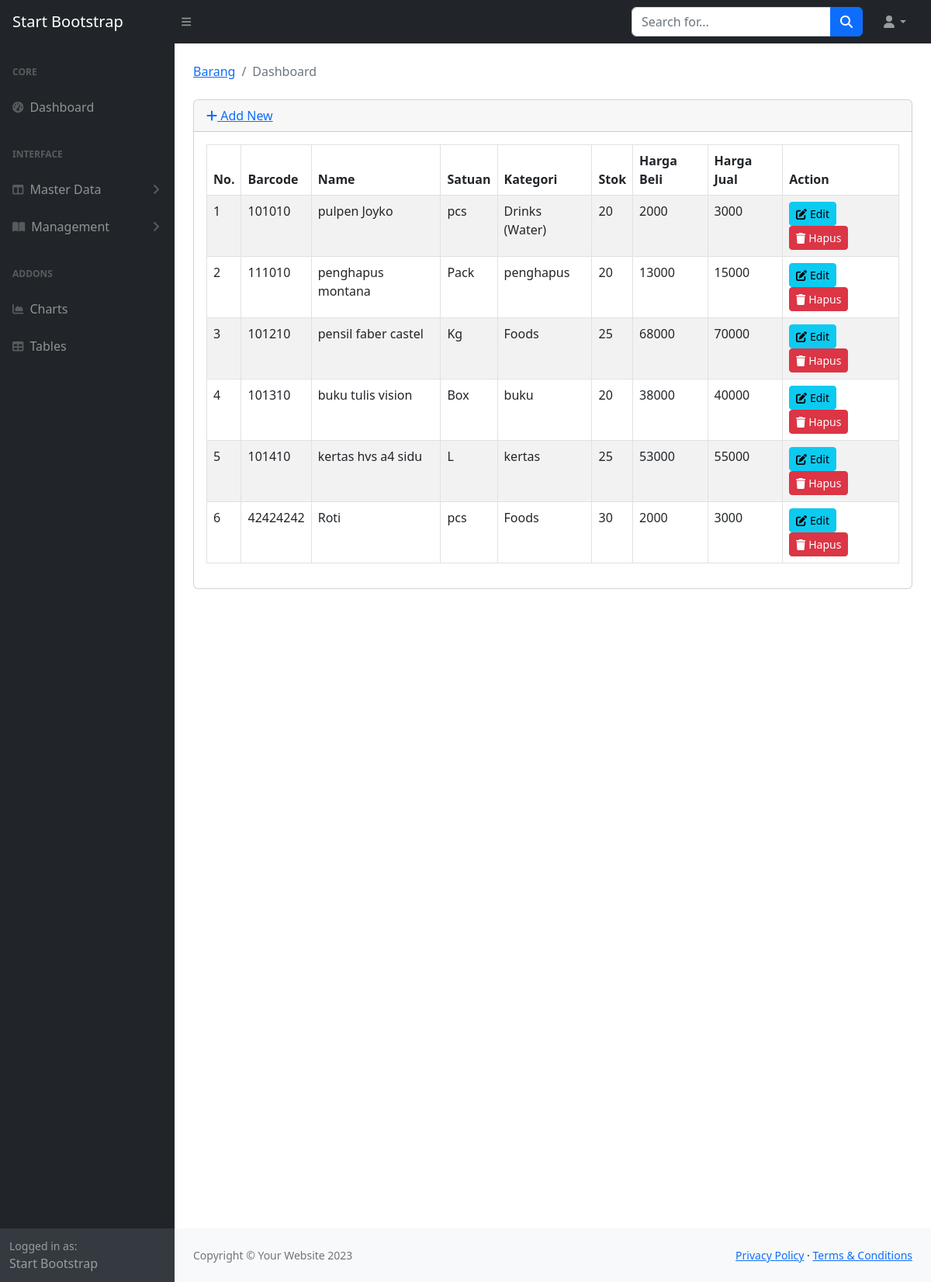
/index.php/barang, run on the app's committed database.
### tables this page shows
CREATE TABLE `barang` (
  `id` int NOT NULL,
  `barkode` int DEFAULT NULL,
  `name` char(100) DEFAULT NULL,
  `harga_jual` bigint DEFAULT NULL,
  `harga_beli` bigint DEFAULT NULL,
  `stok` int DEFAULT NULL,
  `kategori_id` int DEFAULT NULL,
  `satuan_id` int DEFAULT NULL,
  `supplier_id` int DEFAULT NULL,
  `user_id` int DEFAULT NULL
);

CREATE TABLE `satuan` (
  `id` int NOT NULL,
  `name` char(100) DEFAULT NULL,
  `diskripsi` varchar(255) DEFAULT NULL
);

CREATE TABLE `kategori` (
  `id` int NOT NULL,
  `name` char(100) DEFAULT NULL
);

### application/views/template/main.php (called while the page is built, shortened)
<?php
$this->load->view('template/header');
$this->load->view('template/navbar');
$this->load->view('template/sidebar');
$this->load->view($content);

### application/controllers/Barang.php (called while the page is built, shortened)
<?php
class Barang extends CI_Controller {
    public function __construct()
    {
        $this->load->model('Barang_model');
        $this->load->library('form_validation');
    }
    public function index()
    {
        $data = array(
            'title' => 'Dashboard',
            'userlog' => infoLogin(),
            'barang' => $this->Barang_model->getAll(),
            'content' => 'barang/index'
        );
        $this->load->view('template/main', $data);
    }
}

### index.php (called while the page is built, shortened)
<?php
require_once BASEPATH.'core/CodeIgniter.php';

### application/helpers/pos_helper.php (called while the page is built, shortened)
<?php
function infoLogin(){
  $ci = get_instance();
  return $ci->db->get_where('user', ['username' => $ci->session->userdata('username')])->row_array();
}
?>

### application/models/Barang_model.php (called while the page is built, shortened)
<?php defined('BASEPATH') OR exit('No direct script access allowed');
class Barang_model extends CI_Model
{
    public function getAll()
    {
      $sql = "SELECT a.id, a.barkode ,a.name,b.name AS satuan, c.name AS kategori, a.harga_beli, a.harga_jual, a.stok FROM ((barang a LEFT JOIN satuan b ON a.satuan_id = b.id) LEFT JOIN kategori c ON a.kategori_id = c.id)";
      return $this->db->query($sql)->result();
    }
}

### application/views/barang/index.php (the view, shortened to what this page needs)
<main>
  <div class="container-fluid px-4">
    <ol class="breadcrumb mb-4">
      <li class="breadcrumb-item"><a href="<?php echo site_url('barang') ?>">Barang</a></li>
      <li class="breadcrumb-item active"><?php echo $title; ?></li>
    </ol>
    <div class="card mb-4">
      <div class="card-header">
        <a href="<?php echo site_url('barang/add'); ?>"><i class="fas fa-plus"></i> Add New</a>
      </div>
      <div class="card-body">
        <div class="table-responsive">
          <table class="table table-striped table-bordered table-hover" id="tabelkelas" width="100%" cellspacing="0">
            <thead>
              <tr>
                <th>No.</th>
                <th>Barcode</th>
                <th>Name</th>
                <th>Satuan</th>
                <th>Kategori</th>
                <th>Stok</th>
                <th>Harga Beli</th>
                <th>Harga Jual</th>
                <th>Action</th>
              </tr>
            </thead>
            <tbody>
              <?php
              $no = 1;
              foreach ($barang as $barang) {
                echo "<tr>
                  <td>{$no}</td>
                  <td>{$barang->barkode}</td>
                  <td>{$barang->name}</td>
                  <td>{$barang->satuan}</td>
                  <td>{$barang->kategori}</td>
                  <td>{$barang->stok}</td>
                  <td>{$barang->harga_beli}</td>
                  <td>{$barang->harga_jual}</td>
                  <td>
                    <div>
                      <a href='" . base_url('barang/getedit/' . $barang->id) . "' class='btn btn-sm btn-info'><i class='fas fa-edit'></i> Edit</a>
                      <a href='" . base_url('barang/delete/' . $barang->id) . "' class='btn btn-sm btn-danger'
                        onclick='return confirm(\"Ingin mengapus data kategori ini?\");'><i class='fas fa-trash'></i> Hapus</a>
                    </div>
                  </td>
                </tr>";
                $no++;
              } ?>
            </tbody>
          </table>
        </div>
      </div>
    </div>
    <div style="height: 100vh;"></div>
  </div>
</main>

### data on the page
barang: barkode "101010", name "pulpen Joyko", satuan.name "pcs", kategori.name "Drinks (Water)", stok "20", harga_beli "2000", harga_jual "3000"
barang: barkode "111010", name "penghapus montana", satuan.name "Pack", kategori.name "penghapus", stok "20", harga_beli "13000", harga_jual "15000"
barang: barkode "101210", name "pensil faber castel", satuan.name "Kg", kategori.name "Foods", stok "25", harga_beli "68000", harga_jual "70000"
barang: barkode "101310", name "buku tulis vision", satuan.name "Box", kategori.name "buku", stok "20", harga_beli "38000", harga_jual "40000"
barang: barkode "101410", name "kertas hvs a4 sidu", satuan.name "L", kategori.name "kertas", stok "25", harga_beli "53000", harga_jual "55000"
barang: barkode "42424242", name "Roti", satuan.name "pcs", kategori.name "Foods", stok "30", harga_beli "2000", harga_jual "3000"

### other printed values
$title "Dashboard"
